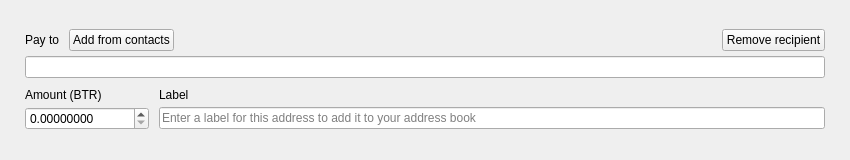
<?xml version="1.0" encoding="UTF-8"?>
<ui version="4.0">
 <class>TransferFrame</class>
 <widget class="QFrame" name="TransferFrame">
  <property name="geometry">
   <rect>
    <x>0</x>
    <y>0</y>
    <width>850</width>
    <height>160</height>
   </rect>
  </property>
  <property name="sizePolicy">
   <sizepolicy hsizetype="Preferred" vsizetype="Preferred">
    <horstretch>0</horstretch>
    <verstretch>150</verstretch>
   </sizepolicy>
  </property>
  <property name="minimumSize">
   <size>
    <width>0</width>
    <height>160</height>
   </size>
  </property>
  <property name="maximumSize">
   <size>
    <width>16777215</width>
    <height>160</height>
   </size>
  </property>
  <property name="windowTitle">
   <string>Frame</string>
  </property>
  <property name="styleSheet">
   <string notr="true"/>
  </property>
  <property name="frameShape">
   <enum>QFrame::NoFrame</enum>
  </property>
  <property name="frameShadow">
   <enum>QFrame::Plain</enum>
  </property>
  <layout class="QVBoxLayout" name="verticalLayout">
   <property name="spacing">
    <number>10</number>
   </property>
   <property name="leftMargin">
    <number>25</number>
   </property>
   <property name="rightMargin">
    <number>25</number>
   </property>
   <item>
    <spacer name="verticalSpacer_2">
     <property name="orientation">
      <enum>Qt::Vertical</enum>
     </property>
     <property name="sizeHint" stdset="0">
      <size>
       <width>20</width>
       <height>40</height>
      </size>
     </property>
    </spacer>
   </item>
   <item>
    <layout class="QGridLayout" name="gridLayout">
     <property name="verticalSpacing">
      <number>5</number>
     </property>
     <item row="0" column="0">
      <widget class="QLabel" name="m_payToTextLabel">
       <property name="sizePolicy">
        <sizepolicy hsizetype="Minimum" vsizetype="Minimum">
         <horstretch>0</horstretch>
         <verstretch>0</verstretch>
        </sizepolicy>
       </property>
       <property name="text">
        <string>Pay to</string>
       </property>
       <property name="alignment">
        <set>Qt::AlignLeading|Qt::AlignLeft|Qt::AlignVCenter</set>
       </property>
       <property name="margin">
        <number>0</number>
       </property>
       <property name="indent">
        <number>0</number>
       </property>
      </widget>
     </item>
     <item row="0" column="1">
      <widget class="QPushButton" name="m_addressBookButton">
       <property name="sizePolicy">
        <sizepolicy hsizetype="Preferred" vsizetype="Minimum">
         <horstretch>0</horstretch>
         <verstretch>0</verstretch>
        </sizepolicy>
       </property>
       <property name="cursor">
        <cursorShape>PointingHandCursor</cursorShape>
       </property>
       <property name="focusPolicy">
        <enum>Qt::StrongFocus</enum>
       </property>
       <property name="layoutDirection">
        <enum>Qt::LeftToRight</enum>
       </property>
       <property name="text">
        <string>Add from contacts</string>
       </property>
       <property name="flat">
        <bool>false</bool>
       </property>
      </widget>
     </item>
     <item row="0" column="2">
      <spacer name="horizontalSpacer">
       <property name="orientation">
        <enum>Qt::Horizontal</enum>
       </property>
       <property name="sizeHint" stdset="0">
        <size>
         <width>318</width>
         <height>10</height>
        </size>
       </property>
      </spacer>
     </item>
     <item row="0" column="3" alignment="Qt::AlignBottom">
      <widget class="QPushButton" name="m_removeButton">
       <property name="sizePolicy">
        <sizepolicy hsizetype="Preferred" vsizetype="Minimum">
         <horstretch>0</horstretch>
         <verstretch>0</verstretch>
        </sizepolicy>
       </property>
       <property name="cursor">
        <cursorShape>PointingHandCursor</cursorShape>
       </property>
       <property name="focusPolicy">
        <enum>Qt::StrongFocus</enum>
       </property>
       <property name="text">
        <string>Remove recipient</string>
       </property>
       <property name="flat">
        <bool>false</bool>
       </property>
      </widget>
     </item>
     <item row="1" column="0" colspan="4">
      <widget class="QLineEdit" name="m_sendAddressEdit">
       <property name="styleSheet">
        <string notr="true">[errorState=&quot;true&quot;] {
  border-color: #ef3131;
}</string>
       </property>
      </widget>
     </item>
    </layout>
   </item>
   <item>
    <layout class="QGridLayout" name="gridLayout_2">
     <property name="verticalSpacing">
      <number>5</number>
     </property>
     <item row="0" column="0">
      <widget class="QLabel" name="m_amountTextLabel">
       <property name="text">
        <string>Amount (BTR)</string>
       </property>
       <property name="alignment">
        <set>Qt::AlignBottom|Qt::AlignLeading|Qt::AlignLeft</set>
       </property>
       <property name="indent">
        <number>0</number>
       </property>
      </widget>
     </item>
     <item row="0" column="1">
      <widget class="QLabel" name="m_labelTextLabel">
       <property name="text">
        <string>Label</string>
       </property>
       <property name="alignment">
        <set>Qt::AlignBottom|Qt::AlignLeading|Qt::AlignLeft</set>
       </property>
       <property name="indent">
        <number>0</number>
       </property>
      </widget>
     </item>
     <item row="1" column="0">
      <widget class="QDoubleSpinBox" name="m_sendAmountSpin">
       <property name="focusPolicy">
        <enum>Qt::StrongFocus</enum>
       </property>
       <property name="layoutDirection">
        <enum>Qt::LeftToRight</enum>
       </property>
       <property name="styleSheet">
        <string notr="true">[errorState=&quot;true&quot;] {
  border-color: #ef3131;
}</string>
       </property>
       <property name="buttonSymbols">
        <enum>QAbstractSpinBox::UpDownArrows</enum>
       </property>
       <property name="suffix">
        <string notr="true"/>
       </property>
       <property name="decimals">
        <number>8</number>
       </property>
       <property name="maximum">
        <double>1000000000.000000000000000</double>
       </property>
      </widget>
     </item>
     <item row="1" column="1">
      <widget class="QLineEdit" name="m_sendLabelEdit">
       <property name="styleSheet">
        <string notr="true">[errorState=&quot;true&quot;] {
  border-color: #ef3131;
}</string>
       </property>
       <property name="placeholderText">
        <string>Enter a label for this address to add it to your address book</string>
       </property>
      </widget>
     </item>
    </layout>
   </item>
   <item>
    <spacer name="verticalSpacer">
     <property name="orientation">
      <enum>Qt::Vertical</enum>
     </property>
     <property name="sizeHint" stdset="0">
      <size>
       <width>20</width>
       <height>40</height>
      </size>
     </property>
    </spacer>
   </item>
  </layout>
 </widget>
 <tabstops>
  <tabstop>m_addressBookButton</tabstop>
  <tabstop>m_removeButton</tabstop>
  <tabstop>m_sendAddressEdit</tabstop>
  <tabstop>m_sendAmountSpin</tabstop>
  <tabstop>m_sendLabelEdit</tabstop>
 </tabstops>
 <resources/>
 <connections>
  <connection>
   <sender>m_removeButton</sender>
   <signal>clicked()</signal>
   <receiver>TransferFrame</receiver>
   <slot>deleteLater()</slot>
   <hints>
    <hint type="sourcelabel">
     <x>797</x>
     <y>41</y>
    </hint>
    <hint type="destinationlabel">
     <x>445</x>
     <y>79</y>
    </hint>
   </hints>
  </connection>
  <connection>
   <sender>m_addressBookButton</sender>
   <signal>clicked()</signal>
   <receiver>TransferFrame</receiver>
   <slot>addressBookClicked()</slot>
   <hints>
    <hint type="sourcelabel">
     <x>136</x>
     <y>41</y>
    </hint>
    <hint type="destinationlabel">
     <x>445</x>
     <y>79</y>
    </hint>
   </hints>
  </connection>
  <connection>
   <sender>m_sendAddressEdit</sender>
   <signal>textChanged(QString)</signal>
   <receiver>TransferFrame</receiver>
   <slot>labelOrAddressChanged(QString)</slot>
   <hints>
    <hint type="sourcelabel">
     <x>445</x>
     <y>56</y>
    </hint>
    <hint type="destinationlabel">
     <x>445</x>
     <y>79</y>
    </hint>
   </hints>
  </connection>
  <connection>
   <sender>m_sendLabelEdit</sender>
   <signal>textChanged(QString)</signal>
   <receiver>TransferFrame</receiver>
   <slot>labelOrAddressChanged(QString)</slot>
   <hints>
    <hint type="sourcelabel">
     <x>582</x>
     <y>128</y>
    </hint>
    <hint type="destinationlabel">
     <x>445</x>
     <y>79</y>
    </hint>
   </hints>
  </connection>
  <connection>
   <sender>m_sendAmountSpin</sender>
   <signal>valueChanged(QString)</signal>
   <receiver>TransferFrame</receiver>
   <slot>amountStringChanged(QString)</slot>
   <hints>
    <hint type="sourcelabel">
     <x>124</x>
     <y>124</y>
    </hint>
    <hint type="destinationlabel">
     <x>453</x>
     <y>79</y>
    </hint>
   </hints>
  </connection>
  <connection>
   <sender>m_sendAddressEdit</sender>
   <signal>textChanged(QString)</signal>
   <receiver>TransferFrame</receiver>
   <slot>addressChanged(QString)</slot>
   <hints>
    <hint type="sourcelabel">
     <x>453</x>
     <y>69</y>
    </hint>
    <hint type="destinationlabel">
     <x>453</x>
     <y>79</y>
    </hint>
   </hints>
  </connection>
  <connection>
   <sender>m_sendAmountSpin</sender>
   <signal>valueChanged(double)</signal>
   <receiver>TransferFrame</receiver>
   <slot>validateAmount(double)</slot>
   <hints>
    <hint type="sourcelabel">
     <x>104</x>
     <y>125</y>
    </hint>
    <hint type="destinationlabel">
     <x>424</x>
     <y>79</y>
    </hint>
   </hints>
  </connection>
 </connections>
 <slots>
  <slot>addressBookClicked()</slot>
  <slot>pasteClicked()</slot>
  <slot>labelOrAddressChanged(QString)</slot>
  <slot>addressChanged(QString)</slot>
  <slot>amountStringChanged(QString)</slot>
  <slot>validateAmount(double)</slot>
 </slots>
</ui>
